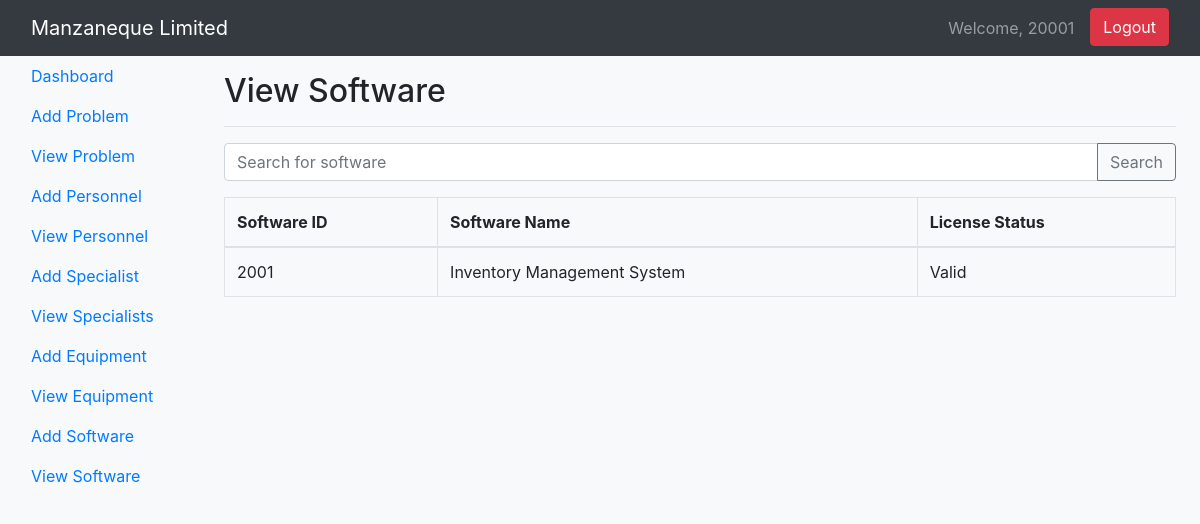
Screenshot of /Source_Code/view_software.php (signed in) with the database file from the repository.
### tables this page shows
CREATE TABLE IF NOT EXISTS `software` (
  `SoftwareID` int NOT NULL,
  `SoftwareName` varchar(255) DEFAULT NULL,
  `LicenseStatus` tinyint(1) DEFAULT NULL,
  PRIMARY KEY (`SoftwareID`)
);

### Source_Code/view_software.php (the view, shortened to what this page needs)
<?php
$operatorID = $_SESSION['operatorID'];
include('Connection.php');
$search = "";
$sql = "SELECT * FROM Software WHERE SoftwareName LIKE '%$search%'";
$result = $conn->query($sql);
?>
<!DOCTYPE html>
<html lang="en">
<head>
    <link rel="stylesheet" href="https://stackpath.bootstrapcdn.com/bootstrap/4.5.2/css/bootstrap.min.css">
    <link rel="stylesheet" href="styles.css">
</head>
<body>
<nav class="navbar navbar-expand-lg navbar-dark bg-dark">
    <div class="container-fluid">
        <span class="navbar-brand">Manzaneque Limited</span>
        <div class="collapse navbar-collapse" id="navbarNav">
            <ul class="navbar-nav ml-auto">
                <li class="nav-item">
                    <span class="navbar-text mr-3">Welcome, <?php echo $operatorID; ?></span>
                </li>
                <li class="nav-item">
                    <a class="btn btn-danger" href="logout.php">Logout</a>
                </li>
            </ul>
        </div>
    </div>
</nav>
<div class="container-fluid">
    <div class="row">
        <nav id="sidebar" class="col-md-3 col-lg-2 d-md-block bg-light sidebar">
            <div class="sidebar-sticky">
                <ul class="nav flex-column">
                    <li class="nav-item">
                        <a class="nav-link" href="dashboard.php">
                            Dashboard
                        </a>
                    </li>
                    <li class="nav-item">
                        <a class="nav-link" href="add_problem.php">
                            Add Problem
                        </a>
                    </li>
                    <li class="nav-item">
                        <a class="nav-link" href="view_problem.php">
                            View Problem
                        </a>
                    </li>
                    <li class="nav-item">
                        <a class="nav-link" href="add_personnel.php">
                            Add Personnel
                        </a>
                    </li>
                    <li class="nav-item">
                        <a class="nav-link" href="view_personnel.php">
                            View Personnel
                        </a>
                    </li>
                    <li class="nav-item">
                        <a class="nav-link" href="add_specialist.php">
                            Add Specialist
                        </a>
                    </li>
                    <li class="nav-item">
                        <a class="nav-link" href="view_specialists.php">
                            View Specialists
                        </a>
                    </li>
                    <li class="nav-item">
                        <a class="nav-link active" href="add_equipment.php">
                            Add Equipment
                        </a>
                    </li>
                    <li class="nav-item">
                        <a class="nav-link active" href="view_equipment.php">
                            View Equipment
                        </a>
                    </li>
                    <li class="nav-item">
                        <a class="nav-link active" href="add_software.php">
                            Add Software
                        </a>
                    </li>
                    <li class="nav-item">
                        <a class="nav-link active" href="view_software.php">
                            View Software
                        </a>
                    </li>
                </ul>
            </div>
        </nav>
        <main role="main" class="col-md-9 ml-sm-auto col-lg-10 px-md-4">
            <div class="d-flex justify-content-between flex-wrap flex-md-nowrap align-items-center pt-3 pb-2 mb-3 border-bottom">
                <h1 class="h2">View Software</h1>
            </div>
            <form action="view_software.php" method="post" class="mb-3">
                <div class="input-group">
                    <input type="text" class="form-control" placeholder="Search for software" name="search" value="<?php echo $search; ?>">
                    <div class="input-group-append">
                        <button class="btn btn-outline-secondary" type="submit">Search</button>
                    </div>
                </div>
            </form>
            <table class="table table-bordered">
                <thead>
                <tr>
                    <th>Software ID</th>
                    <th>Software Name</th>
                    <th>License Status</th>
                </tr>
                </thead>
                <tbody>
                <?php
                while ($row = $result->fetch_assoc()) {
                    echo "<tr>";
                    echo "<td>" . $row['SoftwareID'] . "</td>";
                    echo "<td>" . $row['SoftwareName'] . "</td>";
                    echo "<td>" . ($row['LicenseStatus'] ? 'Valid' : 'Expired') . "</td>";
                    echo "</tr>";
                }
                ?>
                </tbody>
            </table>
        </main>
    </div>
</div>
</body>
</html>

### Source_Code/styles.css (style rules this page uses)
body { background-color: #f8f9fa; }

### rows the page displays
software: SoftwareID "2001", SoftwareName "Inventory Management System", LicenseStatus "Valid"

### other values shown
$operatorID "20001"
